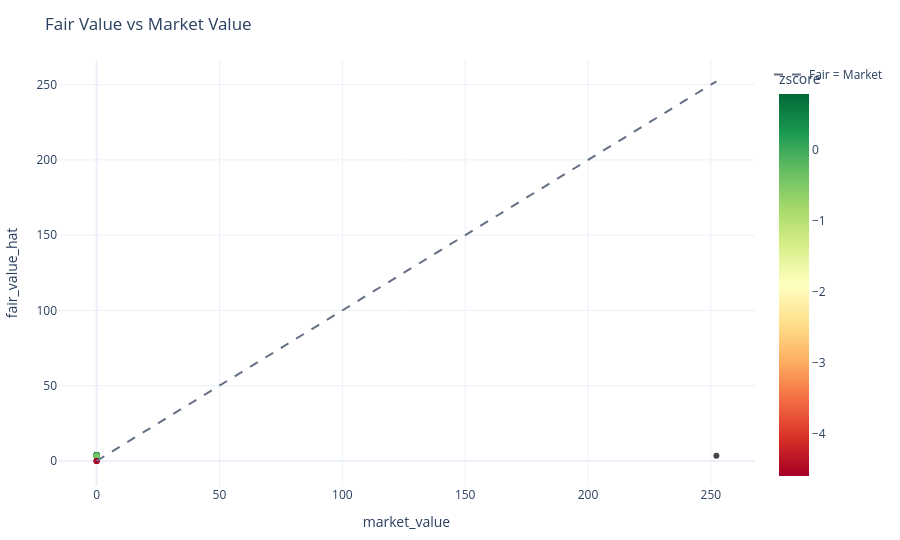
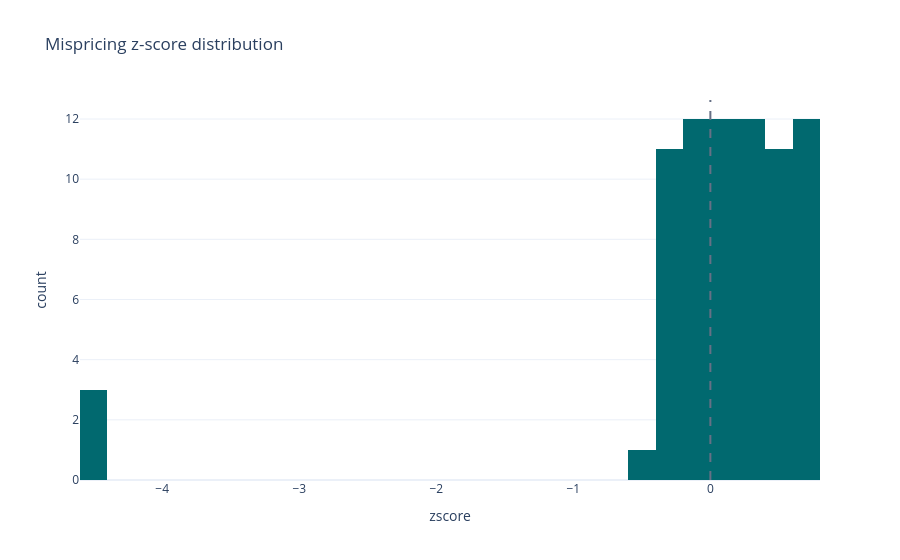
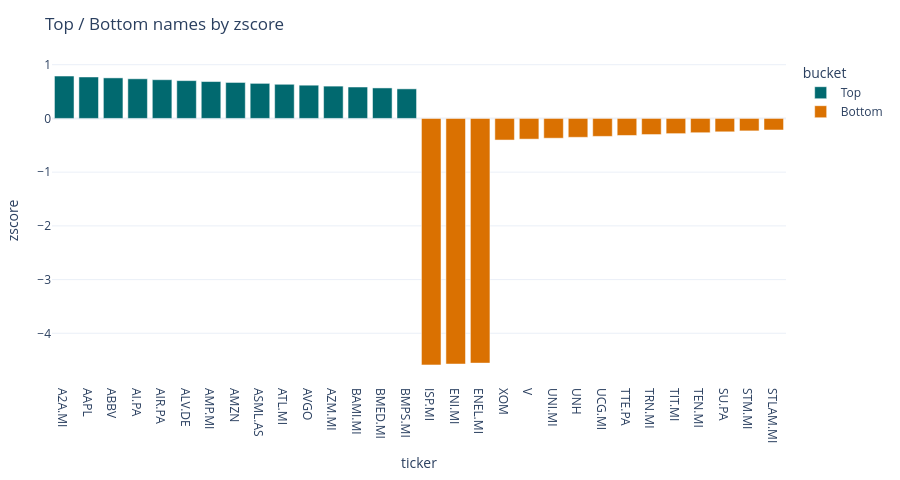
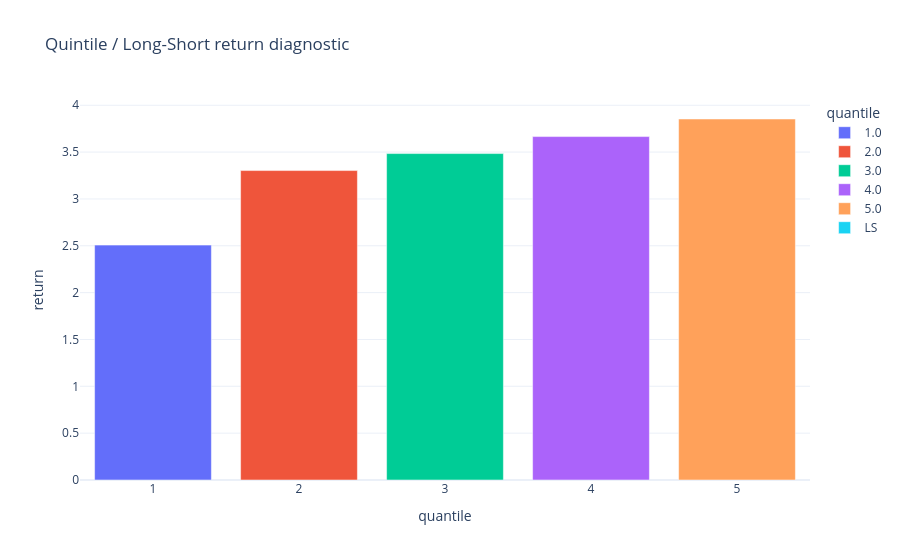

Write notebook code for charts like these, in order.
### Markdown cell above
## 9. Visuals

### Code cell
# 9. Fintech Visual Dashboard
import plotly.express as px
import plotly.graph_objects as go
from plotly.subplots import make_subplots

if signals.empty:
    print("No ML signals available yet. Run the previous cells or the one-shot artifact runner.")
else:
    color_col = "zscore" if "zscore" in signals.columns else None
    if {"market_value", "fair_value_hat"}.issubset(signals.columns):
        fig = px.scatter(
            signals,
            x="market_value",
            y="fair_value_hat",
            color=color_col,
            hover_name="ticker" if "ticker" in signals.columns else None,
            title="Fair Value vs Market Value",
            template="plotly_white",
            color_continuous_scale="RdYlGn",
        )
        max_axis = max(float(signals["market_value"].max()), float(signals["fair_value_hat"].max())) if len(signals) else 1
        fig.add_trace(go.Scatter(x=[0, max_axis], y=[0, max_axis], mode="lines", name="Fair = Market", line=dict(color="#667085", dash="dash")))
        fig.update_layout(height=540, margin=dict(l=20, r=20, t=60, b=20))
        fig.write_html(FIGURESDIR / "MLStockLab_fair_value_vs_market.html")
        fig.show()

    if "zscore" in signals.columns:
        fig2 = px.histogram(signals, x="zscore", nbins=30, title="Mispricing z-score distribution", template="plotly_white", color_discrete_sequence=["#01696f"])
        fig2.add_vline(x=0, line_dash="dash", line_color="#667085")
        fig2.write_html(FIGURESDIR / "MLStockLab_zscore_distribution.html")
        fig2.show()

    rank_col = "zscore" if "zscore" in signals.columns else "mispricing_rel" if "mispricing_rel" in signals.columns else None
    if rank_col and "ticker" in signals.columns:
        top_bottom = pd.concat([
            signals.sort_values(rank_col, ascending=False).head(15).assign(bucket="Top"),
            signals.sort_values(rank_col, ascending=True).head(15).assign(bucket="Bottom"),
        ])
        fig3 = px.bar(top_bottom, x="ticker", y=rank_col, color="bucket", title=f"Top / Bottom names by {rank_col}", template="plotly_white", color_discrete_map={"Top":"#01696f", "Bottom":"#da7101"})
        fig3.update_layout(height=480, margin=dict(l=20, r=20, t=60, b=20))
        fig3.write_html(FIGURESDIR / "MLStockLab_top_bottom_scores.html")
        fig3.show()

    if not quintile_returns.empty and {"quantile", "return"}.issubset(quintile_returns.columns):
        fig4 = px.bar(quintile_returns, x="quantile", y="return", color="quantile", title="Quintile / Long-Short return diagnostic", template="plotly_white")
        fig4.write_html(FIGURESDIR / "MLStockLab_quintile_returns.html")
        fig4.show()

### Figure 1 — Plotly figure (JSON) as saved in the notebook; plotly's stock layout.template omitted (floating-point values rounded to 4 significant figures)
{"data": [{"hovertemplate": "<b>%{hovertext}</b><br><br>market_value=%{x}<br>fair_value_hat=%{y}<br>zscore=%{marker.color}<extra></extra>", "hovertext": ["A2A.MI", "AAPL", "ABBV", "AI.PA", "AIR.PA", "ALV.DE", "AMP.MI", "AMZN", "ASML.AS", "ATL.MI", "AVGO", "AZM.MI", "BAMI.MI", "BMED.MI", "BMPS.MI", "BNP.PA", "BPE.MI", "BRK-B", "COST", "CPR.MI", "CRM", "DG.PA", "DIA.MI", "DTE.DE", "EL.PA", "ERG.MI", "FBK.MI", "G.MI", "GOOGL", "HD", "HER.MI", "IBE.MC", "IG.MI", "INW.MI", "ITX.MC", "IVG.MI", "JPM", "LDO.MI", "LLY", "MA", "MB.MI", "MC.PA", "META", "MONC.MI", "MRK", "MSFT", "NEXI.MI", "NVDA", "OR.PA", "PG", "PIRC.MI", "PRY.MI", "PST.MI", "RACE.MI", "REC.MI", "SAN.PA", "SAP.DE", "SIE.DE", "SRG.MI", "STLAM.MI", "STM.MI", "SU.PA", "TEN.MI", "TIT.MI", "TRN.MI", "TTE.PA", "UCG.MI", "UNH", "UNI.MI", "V", "XOM", "ENEL.MI", "ENI.MI", "ISP.MI", "RETAIL_MORTGAGES"], "legendgroup": "", "marker": {"color": [0.7888, 0.7718, 0.7548, 0.7378, 0.7207, 0.7037, 0.6867, 0.6697, 0.6527, 0.6357, 0.6186, 0.6016, 0.5846, 0.5676, 0.5506, 0.5335, 0.5165, 0.4995, 0.4825, 0.4655, 0.4485, 0.4314, 0.4144, 0.3974, 0.3804, 0.3634, 0.3464, 0.3293, 0.3123, 0.2953, 0.2783, 0.2613, 0.2442, 0.2272, 0.2102, 0.1932, 0.1762, 0.1592, 0.1421, 0.1251, 0.1081, 0.09108, 0.07406, 0.05705, 0.04003, 0.02301, 0.005992, -0.01103, -0.02804, -0.04506, -0.06208, -0.0791, -0.09612, -0.1131, -0.1302, -0.1472, -0.1642, -0.1812, -0.1982, -0.2152, -0.2323, -0.2493, -0.2663, -0.2833, -0.3003, -0.3173, -0.3344, -0.3514, -0.3684, -0.3854, -0.4024, -4.555, -4.572, -4.589, NaN], "coloraxis": "coloraxis", "symbol": "circle"}, "mode": "markers", "name": "", "orientation": "v", "showlegend": false, "type": "scatter", "x": [0.0, 0.0, 0.0, 0.0, 0.0, 0.0, 0.0, 0.0, 0.0, 0.0, 0.0, 0.0, 0.0, 0.0, 0.0, 0.0, 0.0, 0.0, 0.0, 0.0, 0.0, 0.0, 0.0, 0.0, 0.0, 0.0, 0.0, 0.0, 0.0, 0.0, 0.0, 0.0, 0.0, 0.0, 0.0, 0.0, 0.0, 0.0, 0.0, 0.0, 0.0, 0.0, 0.0, 0.0, 0.0, 0.0, 0.0, 0.0, 0.0, 0.0, 0.0, 0.0, 0.0, 0.0, 0.0, 0.0, 0.0, 0.0, 0.0, 0.0, 0.0, 0.0, 0.0, 0.0, 0.0, 0.0, 0.0, 0.0, 0.0, 0.0, 0.0, 0.0, 0.0, 0.0, 252.2], "xaxis": "x", "y": [3.941, 3.928, 3.916, 3.903, 3.891, 3.878, 3.866, 3.853, 3.841, 3.828, 3.816, 3.803, 3.791, 3.778, 3.766, 3.753, 3.741, 3.728, 3.716, 3.703, 3.691, 3.678, 3.666, 3.653, 3.641, 3.628, 3.616, 3.603, 3.591, 3.578, 3.566, 3.553, 3.54, 3.528, 3.515, 3.503, 3.49, 3.478, 3.465, 3.453, 3.44, 3.428, 3.415, 3.403, 3.39, 3.378, 3.365, 3.353, 3.34, 3.328, 3.315, 3.303, 3.29, 3.278, 3.265, 3.253, 3.24, 3.228, 3.215, 3.203, 3.19, 3.178, 3.165, 3.153, 3.14, 3.128, 3.115, 3.103, 3.09, 3.078, 3.065, 0.01251, 1.599e-14, -0.01251, 3.522], "yaxis": "y"}, {"line": {"color": "#667085", "dash": "dash"}, "mode": "lines", "name": "Fair = Market", "type": "scatter", "x": [0, 252.2], "y": [0, 252.2]}], "layout": {"coloraxis": {"colorbar": {"title": {"text": "zscore"}}, "colorscale": [[0.0, "rgb(165,0,38)"], [0.1, "rgb(215,48,39)"], [0.2, "rgb(244,109,67)"], [0.3, "rgb(253,174,97)"], [0.4, "rgb(254,224,139)"], [0.5, "rgb(255,255,191)"], [0.6, "rgb(217,239,139)"], [0.7, "rgb(166,217,106)"], [0.8, "rgb(102,189,99)"], [0.9, "rgb(26,152,80)"], [1.0, "rgb(0,104,55)"]]}, "height": 540, "legend": {"tracegroupgap": 0}, "margin": {"b": 20, "l": 20, "r": 20, "t": 60}, "title": {"text": "Fair Value vs Market Value"}, "xaxis": {"anchor": "y", "domain": [0.0, 1.0], "title": {"text": "market_value"}}, "yaxis": {"anchor": "x", "domain": [0.0, 1.0], "title": {"text": "fair_value_hat"}}}}

### Figure 2 — Plotly figure (JSON) as saved in the notebook; plotly's stock layout.template omitted (floating-point values rounded to 4 significant figures)
{"data": [{"bingroup": "x", "hovertemplate": "zscore=%{x}<br>count=%{y}<extra></extra>", "legendgroup": "", "marker": {"color": "#01696f", "pattern": {"shape": ""}}, "name": "", "nbinsx": 30, "orientation": "v", "showlegend": false, "type": "histogram", "x": [0.7888, 0.7718, 0.7548, 0.7378, 0.7207, 0.7037, 0.6867, 0.6697, 0.6527, 0.6357, 0.6186, 0.6016, 0.5846, 0.5676, 0.5506, 0.5335, 0.5165, 0.4995, 0.4825, 0.4655, 0.4485, 0.4314, 0.4144, 0.3974, 0.3804, 0.3634, 0.3464, 0.3293, 0.3123, 0.2953, 0.2783, 0.2613, 0.2442, 0.2272, 0.2102, 0.1932, 0.1762, 0.1592, 0.1421, 0.1251, 0.1081, 0.09108, 0.07406, 0.05705, 0.04003, 0.02301, 0.005992, -0.01103, -0.02804, -0.04506, -0.06208, -0.0791, -0.09612, -0.1131, -0.1302, -0.1472, -0.1642, -0.1812, -0.1982, -0.2152, -0.2323, -0.2493, -0.2663, -0.2833, -0.3003, -0.3173, -0.3344, -0.3514, -0.3684, -0.3854, -0.4024, -4.555, -4.572, -4.589, NaN], "xaxis": "x", "yaxis": "y"}], "layout": {"barmode": "relative", "legend": {"tracegroupgap": 0}, "shapes": [{"line": {"color": "#667085", "dash": "dash"}, "type": "line", "x0": 0, "x1": 0, "xref": "x", "y0": 0, "y1": 1, "yref": "y domain"}], "title": {"text": "Mispricing z-score distribution"}, "xaxis": {"anchor": "y", "domain": [0.0, 1.0], "title": {"text": "zscore"}}, "yaxis": {"anchor": "x", "domain": [0.0, 1.0], "title": {"text": "count"}}}}

### Figure 3 — Plotly figure (JSON) as saved in the notebook; plotly's stock layout.template omitted (floating-point values rounded to 4 significant figures)
{"data": [{"hovertemplate": "bucket=Top<br>ticker=%{x}<br>zscore=%{y}<extra></extra>", "legendgroup": "Top", "marker": {"color": "#01696f", "pattern": {"shape": ""}}, "name": "Top", "orientation": "v", "showlegend": true, "textposition": "auto", "type": "bar", "x": ["A2A.MI", "AAPL", "ABBV", "AI.PA", "AIR.PA", "ALV.DE", "AMP.MI", "AMZN", "ASML.AS", "ATL.MI", "AVGO", "AZM.MI", "BAMI.MI", "BMED.MI", "BMPS.MI"], "xaxis": "x", "y": [0.7888, 0.7718, 0.7548, 0.7378, 0.7207, 0.7037, 0.6867, 0.6697, 0.6527, 0.6357, 0.6186, 0.6016, 0.5846, 0.5676, 0.5506], "yaxis": "y"}, {"hovertemplate": "bucket=Bottom<br>ticker=%{x}<br>zscore=%{y}<extra></extra>", "legendgroup": "Bottom", "marker": {"color": "#da7101", "pattern": {"shape": ""}}, "name": "Bottom", "orientation": "v", "showlegend": true, "textposition": "auto", "type": "bar", "x": ["ISP.MI", "ENI.MI", "ENEL.MI", "XOM", "V", "UNI.MI", "UNH", "UCG.MI", "TTE.PA", "TRN.MI", "TIT.MI", "TEN.MI", "SU.PA", "STM.MI", "STLAM.MI"], "xaxis": "x", "y": [-4.589, -4.572, -4.555, -0.4024, -0.3854, -0.3684, -0.3514, -0.3344, -0.3173, -0.3003, -0.2833, -0.2663, -0.2493, -0.2323, -0.2152], "yaxis": "y"}], "layout": {"barmode": "relative", "height": 480, "legend": {"title": {"text": "bucket"}, "tracegroupgap": 0}, "margin": {"b": 20, "l": 20, "r": 20, "t": 60}, "title": {"text": "Top / Bottom names by zscore"}, "xaxis": {"anchor": "y", "domain": [0.0, 1.0], "title": {"text": "ticker"}}, "yaxis": {"anchor": "x", "domain": [0.0, 1.0], "title": {"text": "zscore"}}}}

### Figure 4 — Plotly figure (JSON) as saved in the notebook; plotly's stock layout.template omitted (floating-point values rounded to 4 significant figures)
{"data": [{"hovertemplate": "quantile=%{x}<br>return=%{y}<extra></extra>", "legendgroup": "1.0", "marker": {"color": "#636efa", "pattern": {"shape": ""}}, "name": "1.0", "orientation": "v", "showlegend": true, "textposition": "auto", "type": "bar", "x": [1.0], "xaxis": "x", "y": [2.507], "yaxis": "y"}, {"hovertemplate": "quantile=%{x}<br>return=%{y}<extra></extra>", "legendgroup": "2.0", "marker": {"color": "#EF553B", "pattern": {"shape": ""}}, "name": "2.0", "orientation": "v", "showlegend": true, "textposition": "auto", "type": "bar", "x": [2.0], "xaxis": "x", "y": [3.303], "yaxis": "y"}, {"hovertemplate": "quantile=%{x}<br>return=%{y}<extra></extra>", "legendgroup": "3.0", "marker": {"color": "#00cc96", "pattern": {"shape": ""}}, "name": "3.0", "orientation": "v", "showlegend": true, "textposition": "auto", "type": "bar", "x": [3.0], "xaxis": "x", "y": [3.484], "yaxis": "y"}, {"hovertemplate": "quantile=%{x}<br>return=%{y}<extra></extra>", "legendgroup": "4.0", "marker": {"color": "#ab63fa", "pattern": {"shape": ""}}, "name": "4.0", "orientation": "v", "showlegend": true, "textposition": "auto", "type": "bar", "x": [4.0], "xaxis": "x", "y": [3.666], "yaxis": "y"}, {"hovertemplate": "quantile=%{x}<br>return=%{y}<extra></extra>", "legendgroup": "5.0", "marker": {"color": "#FFA15A", "pattern": {"shape": ""}}, "name": "5.0", "orientation": "v", "showlegend": true, "textposition": "auto", "type": "bar", "x": [5.0], "xaxis": "x", "y": [3.853], "yaxis": "y"}, {"hovertemplate": "quantile=%{x}<br>return=%{y}<extra></extra>", "legendgroup": "LS", "marker": {"color": "#19d3f3", "pattern": {"shape": ""}}, "name": "LS", "orientation": "v", "showlegend": true, "textposition": "auto", "type": "bar", "x": ["LS"], "xaxis": "x", "y": [1.346], "yaxis": "y"}], "layout": {"barmode": "relative", "legend": {"title": {"text": "quantile"}, "tracegroupgap": 0}, "title": {"text": "Quintile / Long-Short return diagnostic"}, "xaxis": {"anchor": "y", "categoryarray": [1.0, 2.0, 3.0, 4.0, 5.0, "LS"], "categoryorder": "array", "domain": [0.0, 1.0], "title": {"text": "quantile"}}, "yaxis": {"anchor": "x", "domain": [0.0, 1.0], "title": {"text": "return"}}}}
